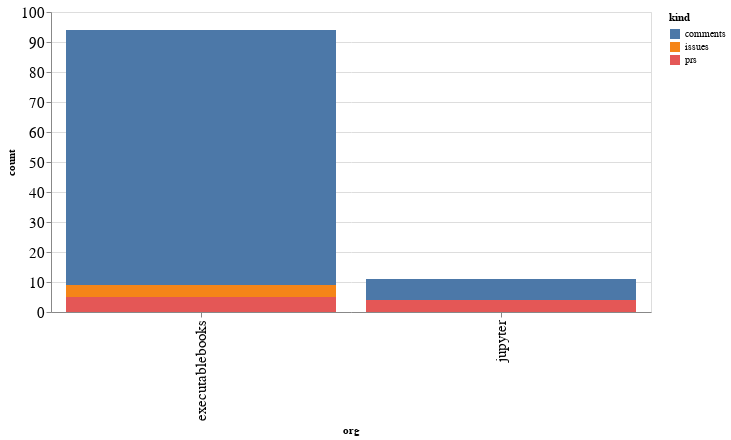

The notebook cell saved with this chart:
### Code cell
alt.Chart(org_summaries, width=600).mark_bar().encode(
    x='org',
    y='count',
    color='kind',
    tooltip="org"
)

### Figure 1 — Vega-Lite specification as saved in the notebook (floating-point values rounded to 4 significant figures)
{"config": {"axisLeft": {"labelFontSize": 15}, "axisBottom": {"labelFontSize": 15}}, "data": {"name": "data-86ab36a2a9f4a73dfde2214a870971a3"}, "mark": "bar", "encoding": {"color": {"type": "nominal", "field": "kind"}, "tooltip": {"type": "nominal", "field": "org"}, "x": {"type": "nominal", "field": "org"}, "y": {"type": "quantitative", "field": "count"}}, "width": 600, "$schema": "https://vega.github.io/schema/vega-lite/v4.8.1.json", "datasets": {"data-86ab36a2a9f4a73dfde2214a870971a3": [{"org": "executablebooks", "kind": "comments", "count": 85}, {"org": "executablebooks", "kind": "issues", "count": 4}, {"org": "executablebooks", "kind": "prs", "count": 5}, {"org": "jupyter", "kind": "comments", "count": 7}, {"org": "jupyter", "kind": "prs", "count": 4}]}}
